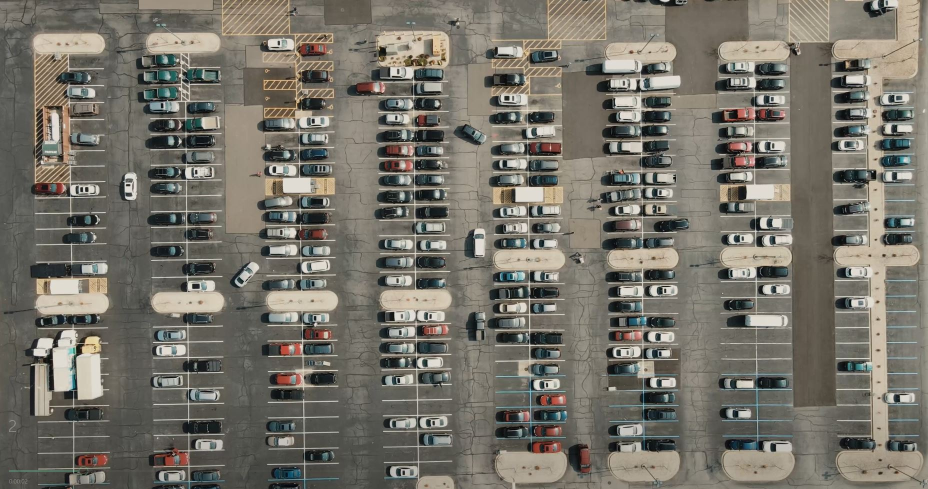
#> input picture 2.JPG, 1856 x 978 px, found by its file name (shown at 1/2 size)
$ python parkspacepicker.py
#> lines starting #> are read from the running program, lines starting #| are printed output that depends on the picture
import cv2
import pickle
import numpy as np


# width,height = 100, 240  # this is  changeable
# width,height = 290, 190
width,height = 60, 30


# poslist = []

try:
    with open('carpark3', 'rb') as f:
        poslist = pickle.load(f)
except:
    poslist = []


def draw_circle(event, x, y, flags, params):
    if (event == cv2.EVENT_LBUTTONDBLCLK):
        poslist.append((x,y))

    if (event == cv2.EVENT_RBUTTONDBLCLK):
        for i,pos in enumerate(poslist):
            x1,y1 = pos
            if x1<x<x1+width and y1<y<y1+height:
                poslist.pop(i)

    with open('carpark3', 'wb') as f:
        pickle.dump(poslist,f)


while(1):
    img = cv2.imread('2.jpg')
#> img is the input picture: shape (978, 1856, 3); mean B, G, R 105.2, 114.6, 118.1
    bigger = cv2.resize(img, (1610, 950))
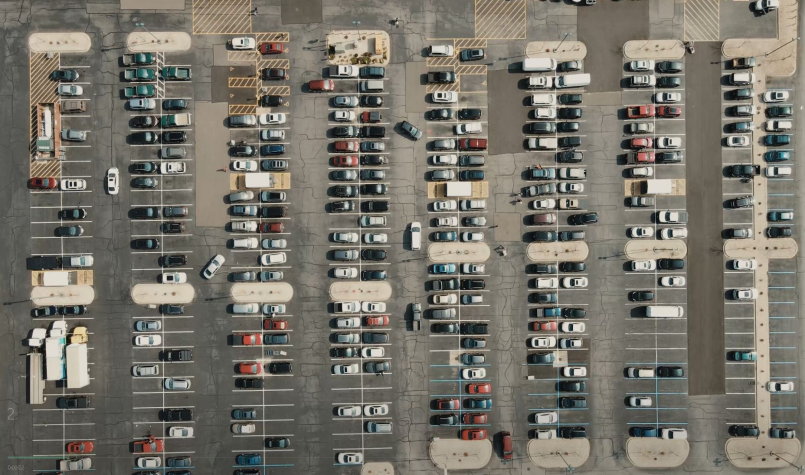
#> bigger: shape (950, 1610, 3) (shown at 1/2 size); mean B, G, R 105.1, 114.5, 118
    # [6 lines of commented-out code are left out]
    for pos in poslist:
        cv2.rectangle(bigger, pos, (pos[0]+width, pos[1]+height), (255,0,255),2)

    cv2.imshow('image',bigger)
    cv2.setMouseCallback('image', draw_circle)
    if cv2.waitKey(20) & 0xFF == 27:
#> (key Esc is pressed here)
        break
cv2.destroyAllWindows()

# cv2.namedWindow('image')
# cv2.setMouseCallback('image',draw_circle)
